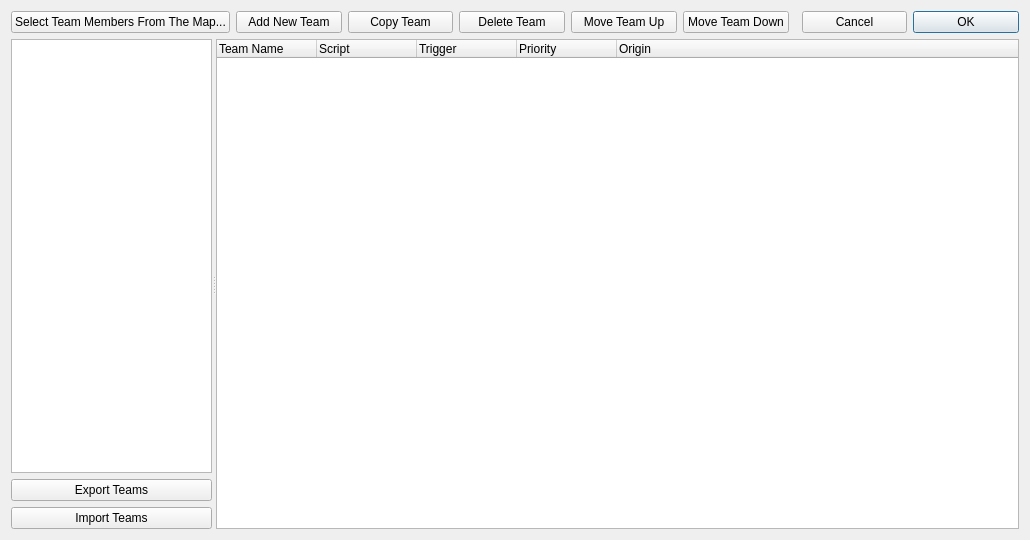
<?xml version="1.0" encoding="UTF-8"?>
<ui version="4.0">
 <class>WBQtTeamsDialog</class>
 <widget class="QDialog" name="WBQtTeamsDialog">
  <property name="geometry">
   <rect>
    <x>0</x>
    <y>0</y>
    <width>1030</width>
    <height>540</height>
   </rect>
  </property>
  <property name="windowTitle">
   <string>Team Builder</string>
  </property>
  <layout class="QVBoxLayout" name="rootLayout" stretch="0,1">
   <item>
    <layout class="QHBoxLayout" name="commands">
     <item>
      <widget class="QPushButton" name="membersButton">
       <property name="text">
        <string>Select Team Members From The Map...</string>
       </property>
       <property name="autoDefault">
        <bool>false</bool>
       </property>
      </widget>
     </item>
     <item>
      <widget class="QPushButton" name="newButton">
       <property name="text">
        <string>Add New Team</string>
       </property>
       <property name="autoDefault">
        <bool>false</bool>
       </property>
      </widget>
     </item>
     <item>
      <widget class="QPushButton" name="copyButton">
       <property name="text">
        <string>Copy Team</string>
       </property>
       <property name="autoDefault">
        <bool>false</bool>
       </property>
      </widget>
     </item>
     <item>
      <widget class="QPushButton" name="deleteButton">
       <property name="text">
        <string>Delete Team</string>
       </property>
       <property name="autoDefault">
        <bool>false</bool>
       </property>
      </widget>
     </item>
     <item>
      <widget class="QPushButton" name="moveUpButton">
       <property name="text">
        <string>Move Team Up</string>
       </property>
       <property name="autoDefault">
        <bool>false</bool>
       </property>
      </widget>
     </item>
     <item>
      <widget class="QPushButton" name="moveDownButton">
       <property name="text">
        <string>Move Team Down</string>
       </property>
       <property name="autoDefault">
        <bool>false</bool>
       </property>
      </widget>
     </item>
     <item>
      <spacer name="commandsSpacer">
       <property name="orientation">
        <enum>Qt::Horizontal</enum>
       </property>
      </spacer>
     </item>
     <item>
      <widget class="QPushButton" name="cancelButton">
       <property name="text">
        <string>Cancel</string>
       </property>
       <property name="autoDefault">
        <bool>false</bool>
       </property>
      </widget>
     </item>
     <item>
      <widget class="QPushButton" name="okButton">
       <property name="text">
        <string>OK</string>
       </property>
       <property name="default">
        <bool>true</bool>
       </property>
      </widget>
     </item>
    </layout>
   </item>
   <item>
    <widget class="QSplitter" name="split">
     <property name="orientation">
      <enum>Qt::Horizontal</enum>
     </property>
     <widget class="QWidget" name="left">
      <property name="sizePolicy">
       <sizepolicy hsizetype="Preferred" vsizetype="Preferred">
        <horstretch>1</horstretch>
        <verstretch>0</verstretch>
       </sizepolicy>
      </property>
      <layout class="QVBoxLayout" name="leftLay" stretch="1,0,0">
       <property name="leftMargin">
        <number>0</number>
       </property>
       <property name="topMargin">
        <number>0</number>
       </property>
       <property name="rightMargin">
        <number>0</number>
       </property>
       <property name="bottomMargin">
        <number>0</number>
       </property>
       <item>
        <widget class="QListWidget" name="players"/>
       </item>
       <item>
        <widget class="QPushButton" name="exportButton">
         <property name="text">
          <string>Export Teams</string>
         </property>
         <property name="autoDefault">
          <bool>false</bool>
         </property>
        </widget>
       </item>
       <item>
        <widget class="QPushButton" name="importButton">
         <property name="text">
          <string>Import Teams</string>
         </property>
         <property name="autoDefault">
          <bool>false</bool>
         </property>
        </widget>
       </item>
      </layout>
     </widget>
     <widget class="QTreeWidget" name="teams">
      <property name="sizePolicy">
       <sizepolicy hsizetype="Expanding" vsizetype="Expanding">
        <horstretch>4</horstretch>
        <verstretch>0</verstretch>
       </sizepolicy>
      </property>
      <property name="selectionMode">
       <enum>QAbstractItemView::SingleSelection</enum>
      </property>
      <property name="rootIsDecorated">
       <bool>false</bool>
      </property>
      <property name="allColumnsShowFocus">
       <bool>true</bool>
      </property>
      <column>
       <property name="text">
        <string>Team Name</string>
       </property>
      </column>
      <column>
       <property name="text">
        <string>Script</string>
       </property>
      </column>
      <column>
       <property name="text">
        <string>Trigger</string>
       </property>
      </column>
      <column>
       <property name="text">
        <string>Priority</string>
       </property>
      </column>
      <column>
       <property name="text">
        <string>Origin</string>
       </property>
      </column>
     </widget>
    </widget>
   </item>
  </layout>
 </widget>
 <resources/>
 <connections/>
</ui>
